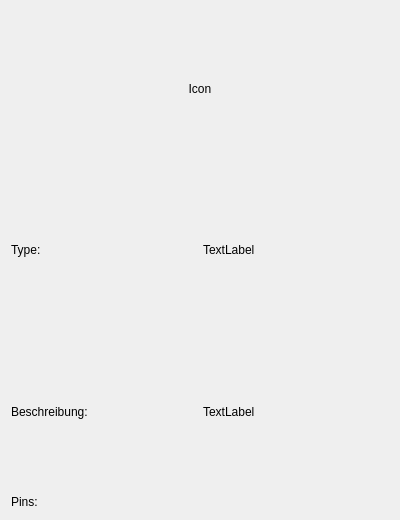
<?xml version="1.0" encoding="UTF-8"?>
<ui version="4.0">
 <class>Sensor</class>
 <widget class="QWidget" name="Sensor">
  <property name="geometry">
   <rect>
    <x>0</x>
    <y>0</y>
    <width>400</width>
    <height>520</height>
   </rect>
  </property>
  <property name="windowTitle">
   <string>Form</string>
  </property>
  <layout class="QVBoxLayout" name="verticalLayout">
   <item>
    <widget class="QLabel" name="label">
     <property name="layoutDirection">
      <enum>Qt::LeftToRight</enum>
     </property>
     <property name="text">
      <string>Icon</string>
     </property>
     <property name="alignment">
      <set>Qt::AlignCenter</set>
     </property>
    </widget>
   </item>
   <item>
    <layout class="QHBoxLayout" name="horizontalLayout">
     <property name="sizeConstraint">
      <enum>QLayout::SetDefaultConstraint</enum>
     </property>
     <item>
      <widget class="QLabel" name="label_3">
       <property name="sizePolicy">
        <sizepolicy hsizetype="Preferred" vsizetype="Preferred">
         <horstretch>0</horstretch>
         <verstretch>0</verstretch>
        </sizepolicy>
       </property>
       <property name="text">
        <string>Type:</string>
       </property>
      </widget>
     </item>
     <item>
      <widget class="QLabel" name="TypeLabel">
       <property name="text">
        <string>TextLabel</string>
       </property>
      </widget>
     </item>
    </layout>
   </item>
   <item>
    <layout class="QHBoxLayout" name="horizontalLayout_2">
     <property name="sizeConstraint">
      <enum>QLayout::SetMinimumSize</enum>
     </property>
     <item>
      <widget class="QLabel" name="label_5">
       <property name="text">
        <string>Beschreibung:</string>
       </property>
      </widget>
     </item>
     <item>
      <widget class="QLabel" name="DescriptionLabel">
       <property name="text">
        <string>TextLabel</string>
       </property>
      </widget>
     </item>
    </layout>
   </item>
   <item>
    <layout class="QHBoxLayout" name="horizontalLayout_3">
     <item>
      <widget class="QLabel" name="label_6">
       <property name="text">
        <string>Pins:</string>
       </property>
      </widget>
     </item>
     <item>
      <layout class="QGridLayout" name="PinsGrid"/>
     </item>
    </layout>
   </item>
   <item>
    <layout class="QGridLayout" name="MessungenGrid"/>
   </item>
  </layout>
 </widget>
 <resources/>
 <connections/>
</ui>
